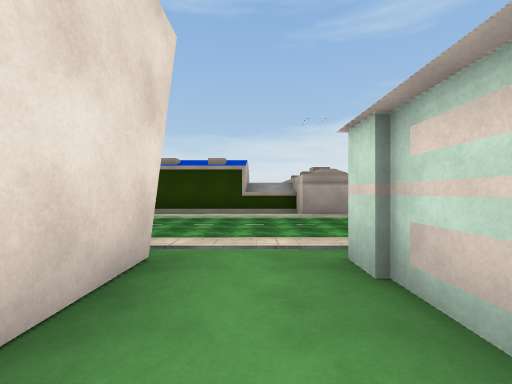
[1] (above)

24 first-person views from a walk through a scene from a Unity 3-D project. The camera is 1.3 m above the floor, looks level and sees 90° across. The floor is counted in squares, 2 m on a side. Each view is taken from the middle of a square. On the plan, view 1 faces up. The plan holds only what a view shows up to about 9 squares ahead; the rest is blank. The place goes on beyond the plan. The player character is not drawn. Surface patterns are stand-ins for the level's own textures.

[2]
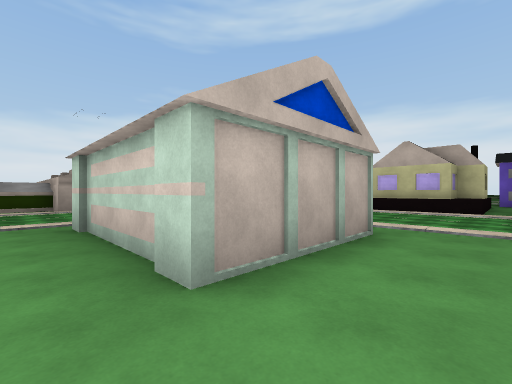

[3]
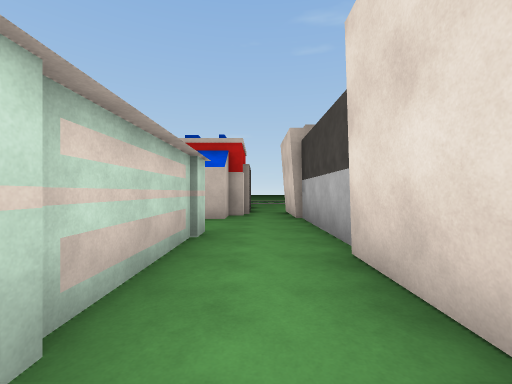

[4]
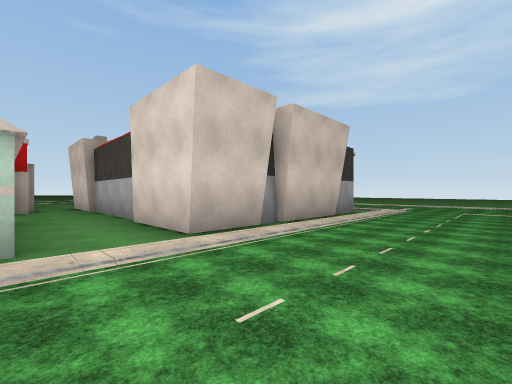

[5]
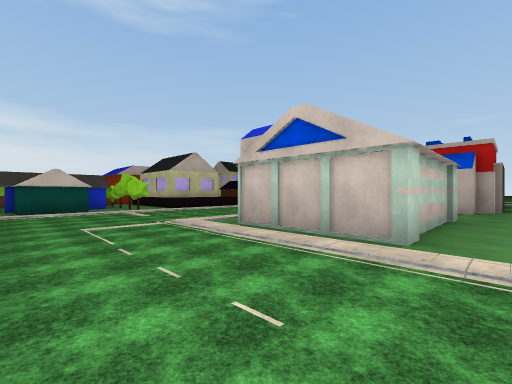

[6]
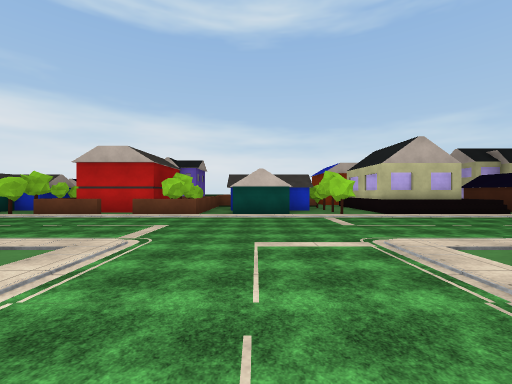

[7]
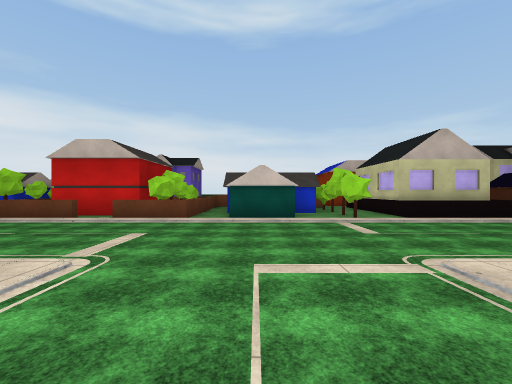

[8]
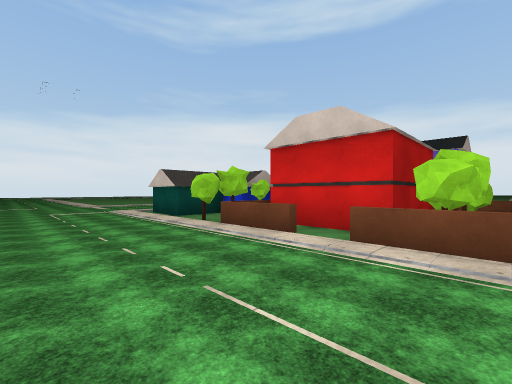

[9]
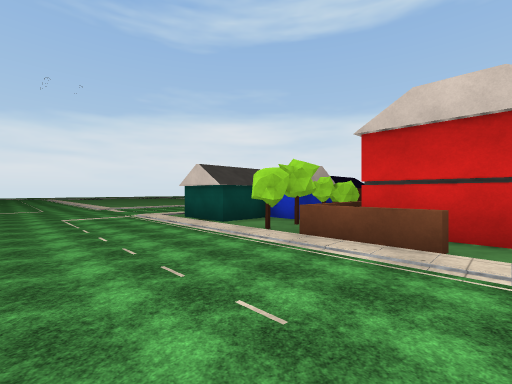

[10]
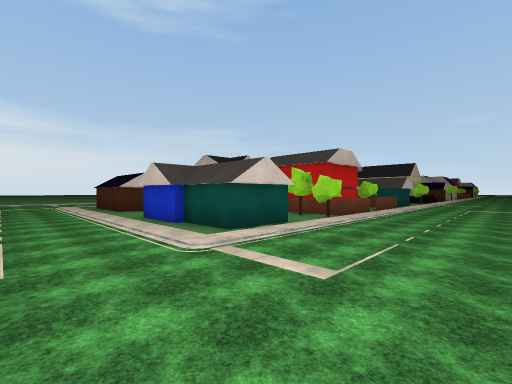

[11]
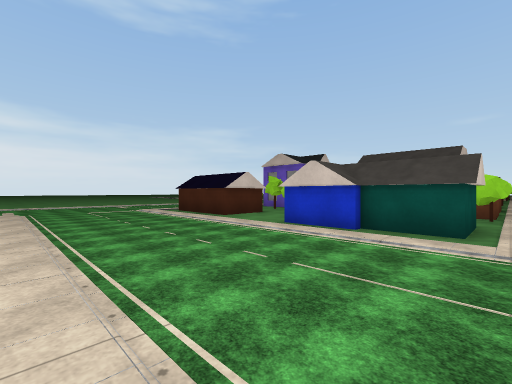

[12]
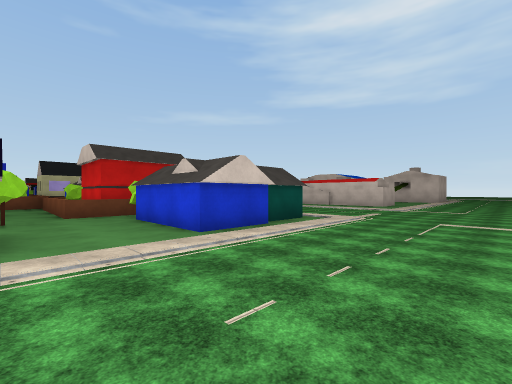

[13]
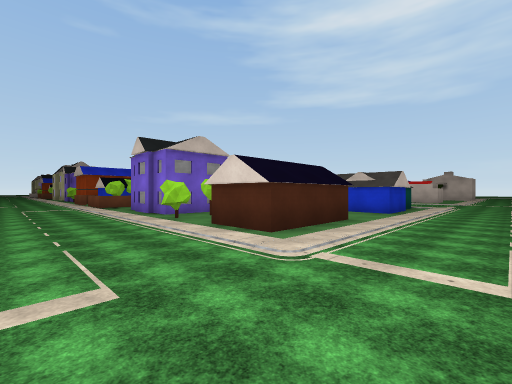

[14]
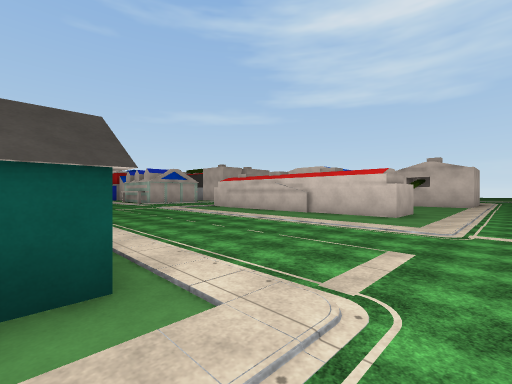

[15]
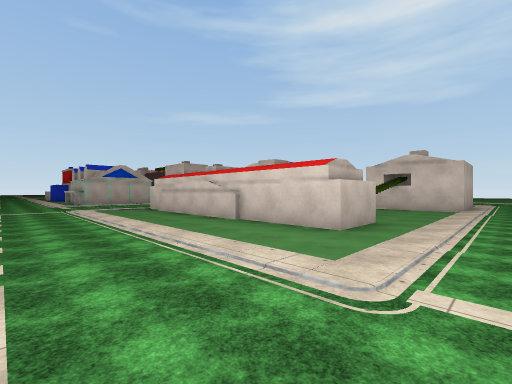

[16]
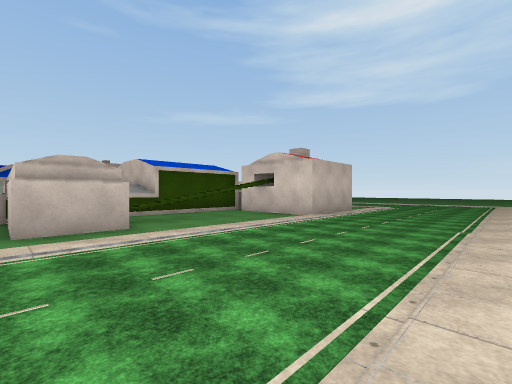

[17]
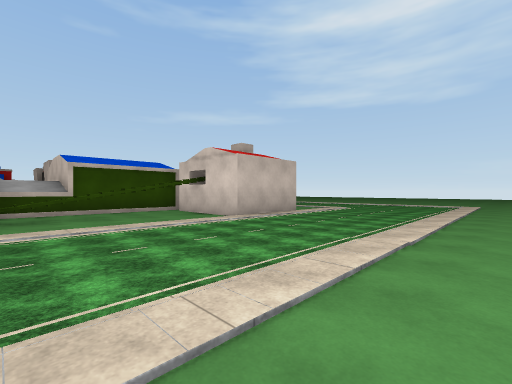

[18]
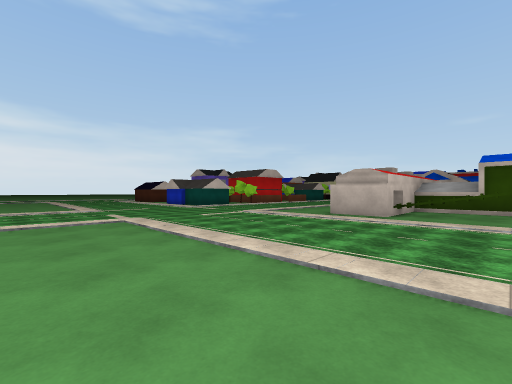

[19]
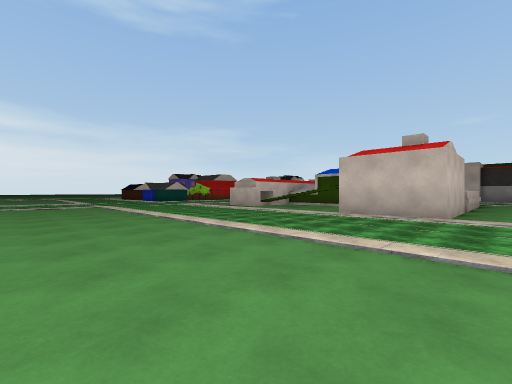

[20]
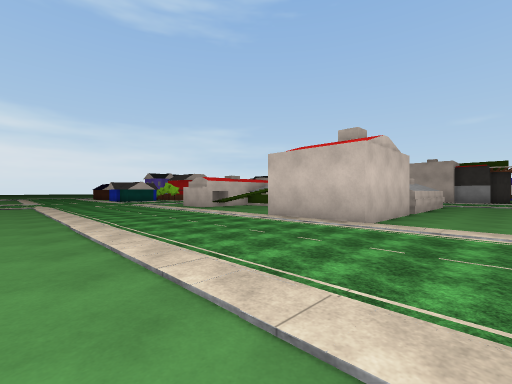

[21]
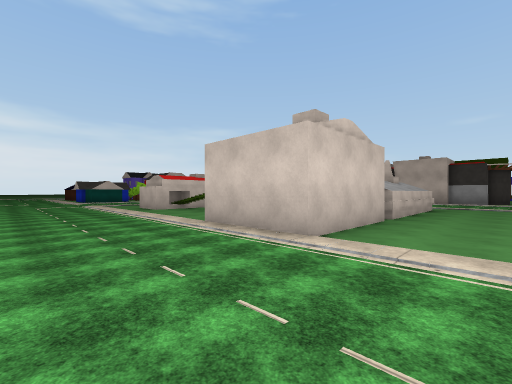

[22]
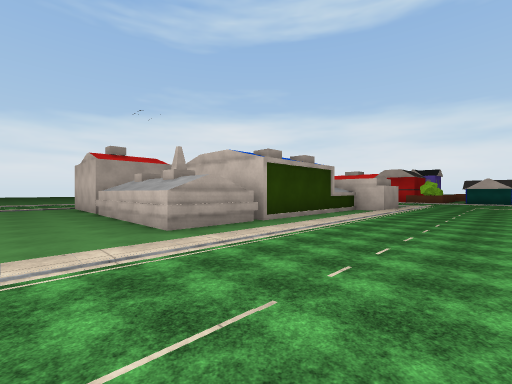

[23]
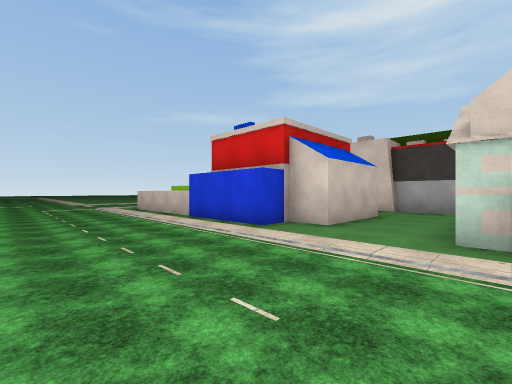

[24]
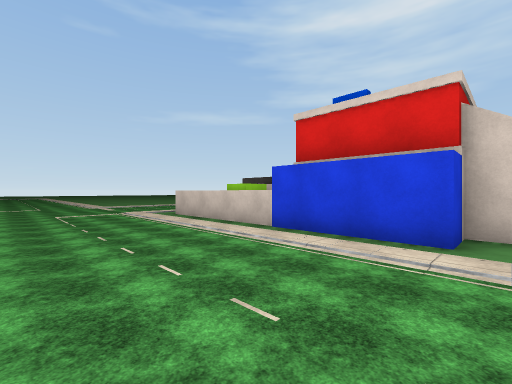

### Floor plan
Key: @ floor where view 1 was taken; # wall or solid block; . floor; H house; T thing the floor can be seen under or through.
Columns run from 8 left of view 1 to 21 right of it. Each row starts with its distance up from view 1.
 23  ............
 22  ............ ...
 21 ............. ...
 20 ............  ....
 19 ... ..... ....... ...........
 18 ..............................
 17 ..............................
 16 ..###.... ... ....    .     ..
 15  .###.....##. ...#HHHH.##   ..
 14  .###.TTTT##. ...#HHHH.#    ..
 13  .###.....##. ...##HHH #    ..
 12  .# ########. ...####H #    ..
 11  .#        #. ...######     ..
 10  .#        #. ...##  #      ..
  9  .###      #. ...##  #      ..
  8  .##########. ...#####      ..
  7  ..........   ...#####      ..
  6 ... .............###
  5 .................###
  4 .................###
  3 ............  ...####
  2  #######.#### ...####
  1        #.#    ... #
  0        #@#     ..
 -1        #.#### ...
 -2        #..... ...
 -3        #..... ...
 -4        #.###. ...
 -5        ###### ...
 -6        ##   # ...
 -7             # ...
 -8            ## ...
 -9           ### ...
-10             # ...
-11             # ...
-12               ...
-13               ...
-14               ...
-15                ..

Where each view was taken, in squares from view 1:
view 1: 0 up, 0 right, facing up
view 2: 3 down, 0 right, facing up-right
view 3: 3 up, 0 right, facing down
view 4: 6 up, 1 right, facing down-left
view 5: 6 up, 0 right, facing down-right
view 6: 5 up, 2 right, facing right
view 7: 5 up, 3 right, facing right
view 8: 7 up, 6 right, facing up-right
view 9: 9 up, 6 right, facing up-right
view 10: 18 up, 6 right, facing down-right
view 11: 20 up, 9 right, facing down-right
view 12: 19 up, 15 right, facing down-left
view 13: 18 up, 21 right, facing down-left
view 14: 17 up, 10 right, facing down-left
view 15: 17 up, 7 right, facing down-left
view 16: 20 up, 3 right, facing down-left
view 17: 21 up, 1 right, facing down-left
view 18: 22 up, 1 left, facing down-right
view 19: 23 up, 7 left, facing down-right
view 20: 21 up, 8 left, facing down-right
view 21: 19 up, 8 left, facing down-right
view 22: 4 up, 8 left, facing up-right
view 23: 1 down, 8 right, facing down-left
view 24: 4 down, 8 right, facing down-left
